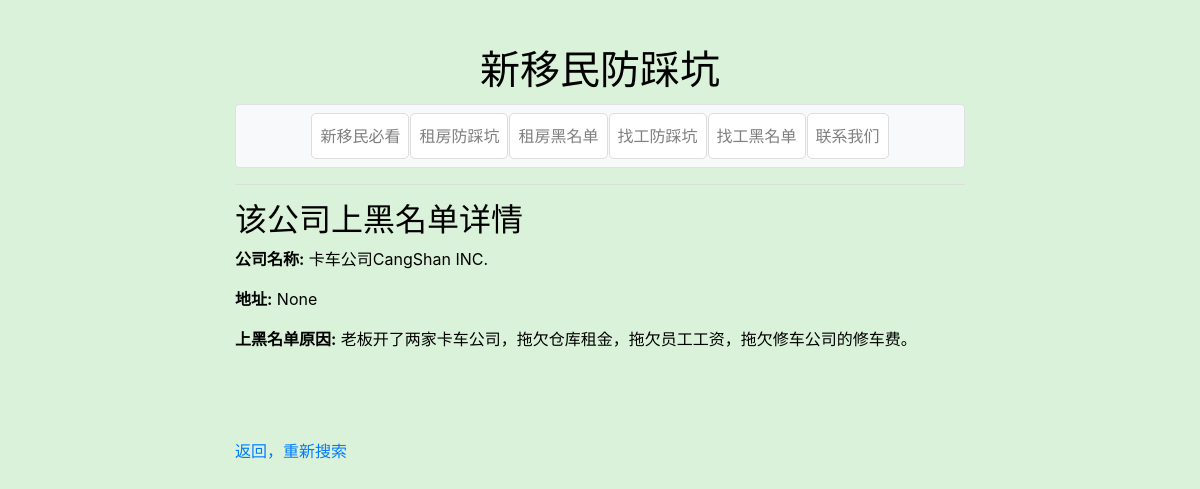
Page /workDetail/卡车公司CangShan INC. on the committed database.
### tables this page shows
CREATE TABLE "work_info" (
	"id"	INTEGER,
	"name"	TEXT NOT NULL,
	"zipcode"	TEXT CHECK(length("zipcode") = 5 AND "zipcode" GLOB '[0-9][0-9][0-9][0-9][0-9]'),
	"address"	TEXT,
	"content"	TEXT,
	PRIMARY KEY("id" AUTOINCREMENT)
);

### app/routes.py (the view)
@bp.route('/workDetail/<name>')
def workDetail(name):
    info = utils.get_info_work(name)
    if info:
        return render_template('workDetail.html', info=info)
    else:
        abort(404)

### app/utils.py (called while the page is built)
def get_db_connection():
    conn = sqlite3.connect('blacklist.db')
    conn.row_factory = sqlite3.Row
    return conn

def get_info_work(name):
    conn = get_db_connection()
    cursor = conn.cursor()
    cursor.execute("SELECT * FROM work_info WHERE name = ?", (name,))
    info = cursor.fetchone()
    conn.close()
    return dict(info) if info else None

### app/templates/workDetail.html (shortened to what this page needs)
{% extends "base.html" %}
{% block content %}
    <h2>该公司上黑名单详情</h2>
    <p><strong>公司名称:</strong> {{ info.name }}</p>
    <p><strong>地址:</strong> {{ info.address }}</p>
    <p><strong>上黑名单原因:</strong> {{ info.content }}</p>
    <br>
    <br>
    <br>
    <p><a href="{{ url_for('main.workBlack') }}">返回，重新搜索</a></p>
{% endblock %}

### app/static/style.css (style rules this page uses)
body { background-color: #d9f2d9; margin: 0; padding-top: 20px; color: black; }

### rows in the picture
work_info: name "卡车公司CangShan INC.", content "老板开了两家卡车公司，拖欠仓库租金，拖欠员工工资，拖欠修车公司的修车费。"

### other values in the picture
{{ info.address }} "None"
